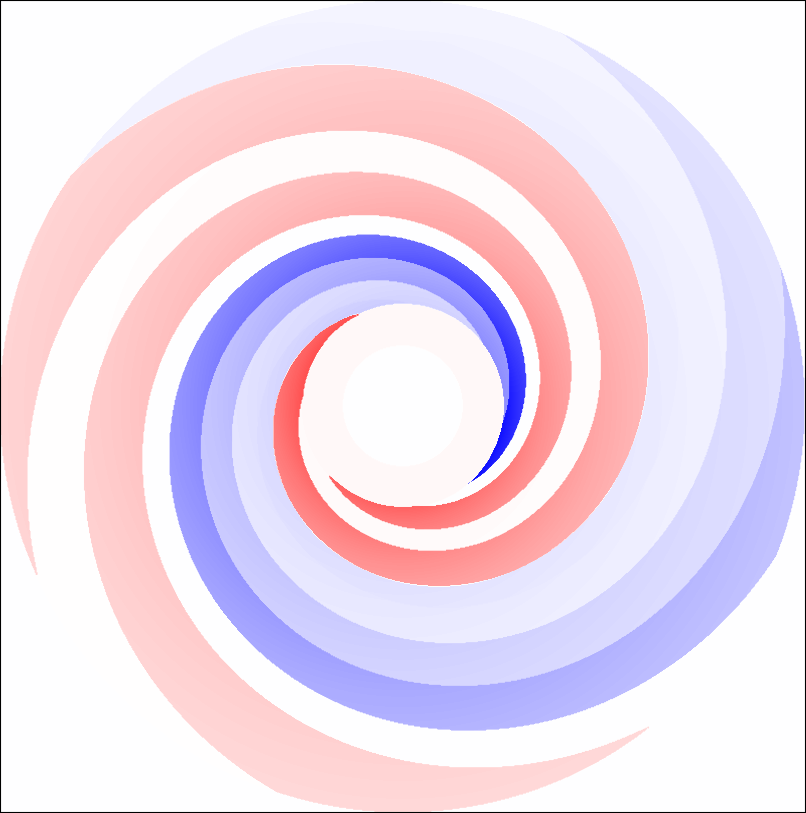
#> input picture spiral_field.png, 806 x 813 px, found by its file name
$ python main_for_tests.py
#> lines starting #> are read from the running program, lines starting #| are printed output that depends on the picture
### src/crbacktrack/JF2012.py
import numpy as np
import astropy.units as u


def r(x, y):
    return np.sqrt(x ** 2 + y ** 2)


def phi(x, y):
    if y >= 0:
        return np.arccos(x / r(x, y))
    return 2. * np.pi - np.arccos(x / r(x, y))


# X-field component

BX0 = (4.6e-6 * u.uG).value
thetaX0 = (49 * u.degree.to(u.rad))
rXc = (4.8 * u.kpc).value
rX = (2.9 * u.kpc).value
h = rXc * np.tan(thetaX0)


def H(x, y, z):
    return np.heaviside(np.sqrt(x ** 2 + y ** 2 + z ** 2) - 1, 0.)


def rp0(x, y, z):
    return r(x, y) * rXc / (rXc + np.absolute(z) / np.tan(thetaX0))


def rp1(x, y, z):
    return r(x, y) - np.absolute(z) / np.tan(thetaX0)


def BX(x, y, z):
    if r(x, y) > rXc + np.absolute(z) / np.tan(thetaX0):
        return H(x, y, z) * BX0 * np.exp(-rp1(x, y, z) / rX) * (rp1(x, y, z) / r(x, y))
    return H(x, y, z) * BX0 * np.exp(-rp0(x, y, z) / rX) * ((rp0(x, y, z) / r(x, y)) ** 2)


def thetaX(x, y, z):
    if r(x, y) > rXc + np.absolute(z) / np.tan(thetaX0):
        return thetaX0
    return np.pi / 2. - np.arctan(r(x, y) / (np.absolute(z) + h))


def BXr(x, y, z):
    if z >= 0:
        return BX(x, y, z) * np.cos(thetaX(x, y, z))
    return -BX(x, y, z) * np.cos(thetaX(x, y, z))


def BXx(x, y, z):
    return BXr(x, y, z) * np.cos(phi(x, y))


def BXy(x, y, z):
    return BXr(x, y, z) * np.sin(phi(x, y))


def BXz(x, y, z):
    return BX(x, y, z) * np.sin(thetaX(x, y, z))


# Halo component

hdisk = (0.4 * u.kpc).value
wdisk = (0.27 * u.kpc).value
Bn = (1.4e-6 * u.uG).value
Bs = (-1.1e-6 * u.uG).value
rn = (9.22 * u.kpc).value
rs = (16.7 * u.kpc).value
wh = (0.2 * u.kpc).value
z0 = (5.3 * u.kpc).value


def L(z, h, w):
    return (1 + np.exp(-2 * (np.absolute(z) - h) / w)) ** (-1)


def BH(x, y ,z):
    if z >= 0:
        return np.exp(-(np.absolute(z) / z0)) * L(z, hdisk, wdisk) * Bn * (1 - L(r(x, y), rn, wh))
    return np.exp(-(np.absolute(z) / z0)) * L(z, hdisk, wdisk) * Bs * (1 - L(r(x, y), rs, wh))


def BHx(x, y, z):
    return -BH(x, y, z) * np.sin(phi(x, y))


def BHy(x, y, z):
    return BH(x, y, z) * np.cos(phi(x, y))


def BHz(x, y, z):
    return 0.


#Disk component


bb = 1 / np.tan(np.pi / 2. - 11.5 * u.degree.to(u.rad))
Bi = [0.1 * 1e-6, 3.0 * 1e-6, -0.9 * 1e-6, -0.8 * 1e-6, -2.0 * 1e-6,
                -4.2 * 1e-6, 0.0 * 1e-6, 2.7 * 1e-6, 0.1 * 1e-6]  # uG mag field
ai = [-5.1, -6.3, -7.1, -8.3, -9.8, -11.4, -12.7, -15.5]  # kpc
aim2p = [i * np.exp(bb * -2 * np.pi) for i in ai]
ai2p = [i * np.exp(bb * 2 * np.pi) for i in ai]
a7m4p = ai[7] * np.exp(bb * -4 * np.pi)


def H0(x, y):
    return np.heaviside(np.sqrt(x ** 2 + y ** 2) - 5, 0)


def H20(x, y):
    return np.heaviside(20 - np.sqrt(x ** 2 + y ** 2), 0)


def Ai(x, y):
    if x == 0.:
        return (x + 1e-5) / (np.cos(phi(x + 1e-5, y) - np.pi) * np.exp(bb * (phi(x + 1e-5, y) - np.pi)))
    return x / (np.cos(phi(x, y) - np.pi) * np.exp(bb * (phi(x, y) - np.pi)))


def B0(x, y):
    if ai[0] < Ai(x, y) < aim2p[7]:
        return Bi[0] * 5 / r(x, y)
    return 0.
def B0m2p(x, y):
    if aim2p[0] < Ai(x, y) < a7m4p:
        return Bi[0] * 5 / r(x, y)
    return 0.
def B02p(x, y):
    if ai2p[0] < Ai(x, y) < ai[7]:
        return Bi[0] * 5 / r(x, y)
    return 0.
def B0tot(x, y):
    return H0(x, y) * (B0(x, y) + B0m2p(x, y) + B02p(x, y))


def B1(x, y):
    if ai[1] < Ai(x, y) < ai[0]:
        return Bi[1] * 5 / r(x, y)
    return 0.
def B1m2p(x, y):
    if aim2p[1] < Ai(x, y) < aim2p[0]:
        return Bi[1] * 5 / r(x, y)
    return 0.
def B12p(x, y):
    if ai2p[1] < Ai(x, y) < ai2p[0]:
        return Bi[1] * 5 / r(x, y)
    return 0.
def B1tot(x, y):
    return H0(x, y) * (B1(x, y) + B1m2p(x, y) + B12p(x, y))


def B2(x, y):
    if ai[2] < Ai(x, y) < ai[1]:
        return Bi[2] * 5 / r(x, y)
    return 0.
def B2m2p(x, y):
    if aim2p[2] < Ai(x, y) < aim2p[1]:
        return Bi[2] * 5 / r(x, y)
    return 0.
def B22p(x, y):
    if ai2p[2] < Ai(x, y) < ai2p[1]:
        return Bi[2] * 5 / r(x, y)
    return 0.
def B2tot(x, y):
    return H0(x, y) * (B2(x, y) + B2m2p(x, y) + B22p(x, y))


def B3(x, y):
    if ai[3] < Ai(x, y) < ai[2]:
        return Bi[3] * 5 / r(x, y)
    return 0.
def B3m2p(x, y):
    if aim2p[3] < Ai(x, y) < aim2p[2]:
        return Bi[3] * 5 / r(x, y)
    return 0.
def B32p(x, y):
    if ai2p[3] < Ai(x, y) < ai2p[2]:
        return Bi[3] * 5 / r(x, y)
    return 0.
def B3tot(x, y):
    return H0(x, y) * (B3(x, y) + B3m2p(x, y) + B32p(x, y))


def B4(x, y):
    if ai[4] < Ai(x, y) < ai[3]:
        return Bi[4] * 5 / r(x, y)
    return 0.
def B4m2p(x, y):
    if aim2p[4] < Ai(x, y) < aim2p[3]:
        return Bi[4] * 5 / r(x, y)
    return 0.
def B42p(x, y):
    if ai2p[4] < Ai(x, y) < ai2p[3]:
        return Bi[4] * 5 / r(x, y)
    return 0.
def B4tot(x, y):
    return H0(x, y) * (B4(x, y) + B4m2p(x, y) + B42p(x, y))


def B5(x, y):
    if ai[5] < Ai(x, y) < ai[4]:
        return Bi[5] * 5 / r(x, y)
    return 0.
def B5m2p(x, y):
    if aim2p[5] < Ai(x, y) < aim2p[4]:
        return Bi[5] * 5 / r(x, y)
    return 0.
def B52p(x, y):
    if ai2p[5] < Ai(x, y) < ai2p[4]:
        return Bi[5] * 5 / r(x, y)
    return 0.
def B5tot(x, y):
    return H0(x, y) * (B5(x, y) + B5m2p(x, y) + B52p(x, y))


def B6(x, y):
    if ai[6] < Ai(x, y) < ai[5]:
        return Bi[6] * 5 / r(x, y)
    return 0.
def B6m2p(x, y):
    if aim2p[6] < Ai(x, y) < aim2p[5]:
        return Bi[6] * 5 / r(x, y)
    return 0.
def B62p(x, y):
    if ai2p[6] < Ai(x, y) < ai2p[5]:
        return Bi[6] * 5 / r(x, y)
    return 0.
def B6tot(x, y):
    return H0(x, y) * (B6(x, y) + B6m2p(x, y) + B62p(x, y))


def B7(x, y):
    if ai[7] < Ai(x, y) < ai[6]:
        return Bi[7] * 5 / r(x, y)
    return 0.
def B7m2p(x, y):
    if aim2p[7] < Ai(x, y) < aim2p[6]:
        return Bi[7] * 5 / r(x, y)
    return 0.
def B72p(x, y):
    if ai2p[7] < Ai(x, y) < ai2p[6]:
        return Bi[7] * 5 / r(x, y)
    return 0.
def B7tot(x, y):
    return H0(x, y) * (B7(x, y) + B7m2p(x, y) + B72p(x, y))


def BSptot(x, y, z):
    return (1 - L(z, hdisk, wdisk)) * H20(x, y) * (B0tot(x, y) + B1tot(x, y) + B2tot(x, y) + B3tot(x, y)
                                                   + B4tot(x, y) + B5tot(x, y) + B6tot(x, y) + B7tot(x, y))
def BSptotx(x, y, z):
    return BSptot(x, y, z) * np.cos(np.pi / 2. + phi(x, y) - 11.5 * u.degree.to(u.rad))
def BSptoty(x, y, z):
    return BSptot(x, y, z) * np.sin(np.pi / 2. + phi(x, y) - 11.5 * u.degree.to(u.rad))


def Bring(x, y, z):
    if 3. < r(x, y) < 5.:
        return 0.1e-6 * (1 - L(z, hdisk, wdisk))
    return 0.
def Bringx(x, y, z):
    return Bring(x, y ,z) * np.cos(phi(x, y) + np.pi / 2.)
def Bringy(x, y, z):
    return Bring(x, y ,z) * np.sin(phi(x, y) + np.pi / 2.)


def Ballx(x, y, z):
    return BXx(x, y, z) + BHx(x, y, z) + BSptotx(x, y, z) + Bringx(x, y, z)
def Bally(x, y, z):
    return BXy(x, y, z) + BHy(x, y, z) + BSptoty(x, y, z) + Bringy(x, y, z)
def Ballz(x, y, z):
    return BXz(x, y, z) + BHz(x, y, z) + 0. + 0.


#
# RANDOM MAGNETIC FIELD COMPONENT
#

# random Halo component

B0hR = 4.68e-6
r0hR = 10.97
z0haloR = 2.84


def BhaloR(x, y, z):
    return B0hR * np.exp(-r(x, y) / r0hR) * np.exp(-z ** 2 / (2 * z0haloR ** 2)) * H20(x, y)


# random DISK

BiR = [10.81e-6, 6.96e-6, 9.59e-6, 6.96e-6, 1.96e-6, 16.34e-6, 37.29e-6, 10.35e-6, 7.63e-6]  # uG mag field
z0diskR = 0.61


def B0R(x, y):
    if ai[0] < Ai(x, y) < aim2p[7]:
        return BiR[0] * 5 / r(x, y)
    return 0.
def B0m2pR(x, y):
    if aim2p[0] < Ai(x, y) < a7m4p:
        return BiR[0] * 5 / r(x, y)
    return 0.
def B02pR(x, y):
    if ai2p[0] < Ai(x, y) < ai[7]:
        return BiR[0] * 5 / r(x, y)
    return 0.
def B0totR(x, y):
    return H0(x, y) * (B0R(x, y) + B0m2pR(x, y) + B02pR(x, y))


def B1R(x, y):
    if ai[1] < Ai(x, y) < ai[0]:
        return BiR[1] * 5 / r(x, y)
    return 0.
def B1m2pR(x, y):
    if aim2p[1] < Ai(x, y) < aim2p[0]:
        return BiR[1] * 5 / r(x, y)
    return 0.
def B12pR(x, y):
    if ai2p[1] < Ai(x, y) < ai2p[0]:
        return BiR[1] * 5 / r(x, y)
    return 0.
def B1totR(x, y):
    return H0(x, y) * (B1R(x, y) + B1m2pR(x, y) + B12pR(x, y))


def B2R(x, y):
    if ai[2] < Ai(x, y) < ai[1]:
        return BiR[2] * 5 / r(x, y)
    return 0.
def B2m2pR(x, y):
    if aim2p[2] < Ai(x, y) < aim2p[1]:
        return BiR[2] * 5 / r(x, y)
    return 0.
def B22pR(x, y):
    if ai2p[2] < Ai(x, y) < ai2p[1]:
        return BiR[2] * 5 / r(x, y)
    return 0.
def B2totR(x, y):
    return H0(x, y) * (B2R(x, y) + B2m2pR(x, y) + B22pR(x, y))


def B3R(x, y):
    if ai[3] < Ai(x, y) < ai[2]:
        return BiR[3] * 5 / r(x, y)
    return 0.
def B3m2pR(x, y):
    if aim2p[3] < Ai(x, y) < aim2p[2]:
        return BiR[3] * 5 / r(x, y)
    return 0.
def B32pR(x, y):
    if ai2p[3] < Ai(x, y) < ai2p[2]:
        return BiR[3] * 5 / r(x, y)
    return 0.
def B3totR(x, y):
    return H0(x, y) * (B3R(x, y) + B3m2pR(x, y) + B32pR(x, y))


def B4R(x, y):
    if ai[4] < Ai(x, y) < ai[3]:
        return BiR[4] * 5 / r(x, y)
    return 0.
def B4m2pR(x, y):
    if aim2p[4] < Ai(x, y) < aim2p[3]:
        return BiR[4] * 5 / r(x, y)
    return 0.
def B42pR(x, y):
    if ai2p[4] < Ai(x, y) < ai2p[3]:
        return BiR[4] * 5 / r(x, y)
    return 0.
def B4totR(x, y):
    return H0(x, y) * (B4R(x, y) + B4m2pR(x, y) + B42pR(x, y))


def B5R(x, y):
    if ai[5] < Ai(x, y) < ai[4]:
        return BiR[5] * 5 / r(x, y)
    return 0.
def B5m2pR(x, y):
    if aim2p[5] < Ai(x, y) < aim2p[4]:
        return BiR[5] * 5 / r(x, y)
    return 0.
def B52pR(x, y):
    if ai2p[5] < Ai(x, y) < ai2p[4]:
        return BiR[5] * 5 / r(x, y)
    return 0.
def B5totR(x, y):
    return H0(x, y) * (B5R(x, y) + B5m2pR(x, y) + B52pR(x, y))


def B6R(x, y):
    if ai[6] < Ai(x, y) < ai[5]:
        return BiR[6] * 5 / r(x, y)
    return 0.
def B6m2pR(x, y):
    if aim2p[6] < Ai(x, y) < aim2p[5]:
        return BiR[6] * 5 / r(x, y)
    return 0.
def B62pR(x, y):
    if ai2p[6] < Ai(x, y) < ai2p[5]:
        return BiR[6] * 5 / r(x, y)
    return 0.
def B6totR(x, y):
    return H0(x, y) * (B6R(x, y) + B6m2pR(x, y) + B62pR(x, y))


def B7R(x, y):
    if ai[7] < Ai(x, y) < ai[6]:
        return BiR[7] * 5 / r(x, y)
    return 0.
def B7m2pR(x, y):
    if aim2p[7] < Ai(x, y) < aim2p[6]:
        return BiR[7] * 5 / r(x, y)
    return 0.
def B72pR(x, y):
    if ai2p[7] < Ai(x, y) < ai2p[6]:
        return BiR[7] * 5 / r(x, y)
    return 0.
def B7totR(x, y):
    return H0(x, y) * (B7R(x, y) + B7m2pR(x, y) + B72pR(x, y))


def BringR(x, y, z):
    if 0. < r(x, y) < 5.:
        return BiR[8]
    return 0.

def BsptotR(x, y, z):
    return np.exp(-z ** 2 / (2 * z0diskR ** 2)) * H20(x, y) * (B0totR(x, y) + B1totR(x, y) + B2totR(x, y) + B3totR(x, y)
                                                               + B4totR(x, y) + B5totR(x, y) + B6totR(x, y) + B7totR(x, y))


def BtotR(x, y, z):
    return np.sqrt(BhaloR(x, y, z) ** 2 + (BsptotR(x, y, z) + BringR(x, y, z)) ** 2)

### src/crbacktrack/main_for_tests.py
import JF2012
from scipy.integrate import odeint
from astropy.coordinates import SkyCoord
import numpy as np
import astropy.units as u
import matplotlib.pyplot as plt
from matplotlib import cm

# Const

q = -4.80320425e-10  # esu / antiproton charge
Bx = 4.6e-6  # G
lm = 1.  # kpc
E = 1e20  # eV
Z = 26.
l = 35 * u.degree.to(u.rad)
b = 10 * u.degree.to(u.rad)
C1 = Z * q * (lm * 3.08567758e21) * Bx / (E * 1.60217733e-12)
beta = 1.
lc = 0.1
Cb = (-Z * q / (E * 1.602e-12)) ** 2 * 2 / 9 * (lc / 3.24e-22)


def calc_new_coord(data):
    return 0.

def plotSPtot():
    x = np.linspace(-20, 20, 800)
    y = np.linspace(-20, 20, 800)
    Bplot = np.array([[(JF2012.BSptot(i, j, 0.1) + JF2012.Bring(i, j, 0.1)) * 1e6 for i in x] for j in y])
    plt.contourf(x, y, Bplot, levels=500, cmap=cm.bwr)
    plt.colorbar()
    plt.clim(-4, 4)
    plt.show()
    return


def equation(u, t):
    bx = u[0]
    by = u[1]
    bz = u[2]
    x = u[3]
    y = u[4]
    z = u[5]
    #theta2 = u[6]
    dbxdt = C1 * (by * JF2012.Ballz(x, y, z) - bz * JF2012.Bally(x, y, z)) / Bx
    dbydt = -C1 * (bx * JF2012.Ballz(x, y, z) - bz * JF2012.Ballx(x, y, z)) / Bx
    dbzdt = C1 * (bx * JF2012.Bally(x, y, z) - by * JF2012.Ballx(x, y, z)) / Bx
    dxdt = bx
    dydt = by
    dzdt = bz
    dtheta2dt = Cb / 3.24e-22 * JF2012.BtotR(x, y, z) ** 2
    return [dbxdt, dbydt, dbzdt, dxdt, dydt, dzdt, dtheta2dt]


u0 = [beta * np.cos(l) * np.cos(b), beta * np.sin(l) * np.cos(b), beta * np.sin(b), -8.5, 0., 0., 0.]

t = np.linspace(0, 20, 2000)
print(t)

u = odeint(equation, u0, t)
beta_x_t = u[:, 0]
beta_y_t = u[:, 1]
beta_z_t = u[:, 2]
x_t = u[:, 3]
y_t = u[:, 4]
z_t = u[:, 5]
theta2_t = u[:, 6]


beta_x_t_gal = []
beta_y_t_gal = []
beta_z_t_gal = []
x_t_gal = []
y_t_gal = []
z_t_gal = []
theta2_t_gal = []

print(np.sqrt(theta2_t) * 360 / (2 * np.pi))

def select_gal_prop(u):
    for i in range(len(t)):
        if np.sqrt(u[:, 3][i] ** 2 + u[:, 4][i] ** 2 + u[:, 5][i] ** 2) < 20.:
            beta_x_t_gal.append(u[:, 0][i])
            beta_y_t_gal.append(u[:, 1][i])
            beta_z_t_gal.append(u[:, 2][i])
            x_t_gal.append(u[:, 3][i])
            y_t_gal.append(u[:, 4][i])
            z_t_gal.append(u[:, 5][i])
            theta2_t_gal.append(u[:, 6][i])
            # [9 lines of commented-out code are left out]

new_lon = []
new_lat = []


select_gal_prop(u)
print(np.sqrt(theta2_t_gal[-1]) * 360 / (2 * np.pi))

c = SkyCoord(x=beta_x_t_gal[-1], y=beta_y_t_gal[-1], z=beta_z_t_gal[-1],
             unit='kpc', representation_type='cartesian')
c2 = SkyCoord(x=np.cos(l) * np.cos(b), y=np.sin(l) * np.cos(b), z=np.sin(b), unit='kpc', representation_type='cartesian')
new_lon.append(c.spherical.lon.degree)
new_lat.append(c.spherical.lat.degree)
print(c.spherical)
print(c2.spherical)
print(t[-1], beta_x_t_gal[-1], beta_y_t_gal[-1], beta_z_t_gal[-1])
print(np.sqrt(x_t_gal[-1] ** 2 + y_t_gal[-1] ** 2 + z_t_gal[-1] ** 2))
print(new_lon)
print(new_lat)

fig, ax = plt.subplots()
img = plt.imread('spiral_field.png')
#> img is the input picture: shape (813, 806, 3) float32; mean R, G, B 0.934, 0.869, 0.93
ax.set_ylim(-20, 20)
ax.set_xlim(-20, 20)
ax.imshow(img, extent=[-20, 20, -20, 20])
ax.plot(x_t, y_t, 'g-')
plt.grid()

plt.show()
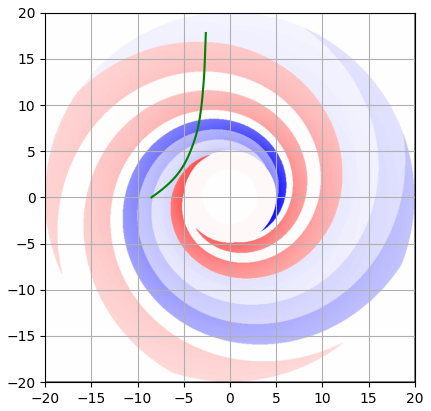
#> figure drawn by matplotlib, 1 panel


# plotSPtot()
